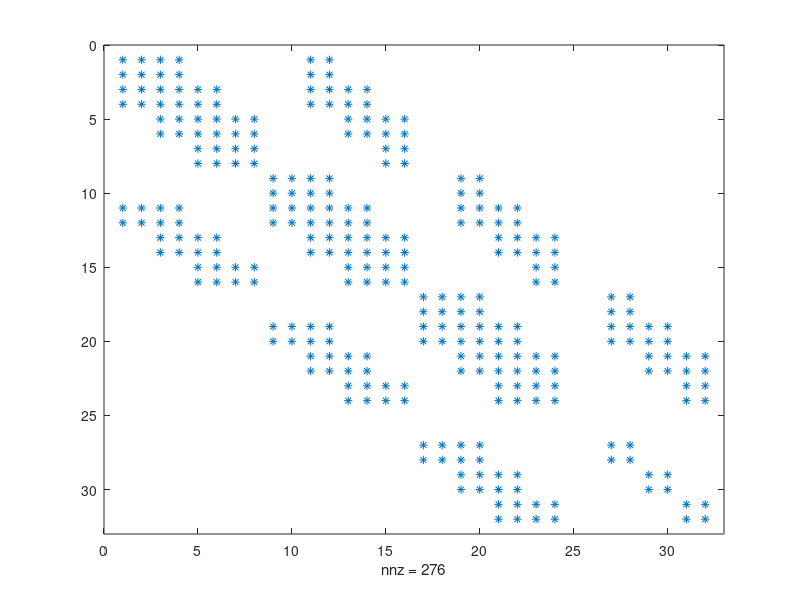

Reproduce this figure in MATLAB.

I = eye(32);
nele = 9;
ny = 4;
k = ny - 1;
K1 = zeros(32,32);
K2 = zeros(32,32);
K = zeros(32, 32);
Ke = [1 1 1 1 1 1;2 2 2 2 2 2 ;3 3 3 3 3 3;4 4 4 4 4 4;5 5 5 5 5 5;6 6 6 6 6 6];
KeRec = ones(8);
for i = 1:nele
    node = (floor((i-1)/k))*ny+mod(i-1,k)+1;
    P1 = [I(:, 2*node - 1), I(:, 2*node), I(:, 2*(node + ny) - 1 ),  I(:, 2*(node + ny)), I(:, 2*(node + ny + 1) - 1), I(:, 2*(node + ny + 1)) ];
    P2 = [I(:, 2*node - 1), I(:, 2*node), I(:, 2*(node + ny + 1) - 1), I(:, 2*(node + ny + 1)),I(:, 2*(node + 1) - 1), I(:, 2*(node + 1))];

    %P = [I(:, 2*node - 1), I(:, 2*node), I(:, 2*(node + 1) - 1), I(:, 2*(node + 1)), I(:, 2*(node + ny) - 1 ),  I(:, 2*(node + ny)), I(:, 2*(node + ny + 1) - 1), I(:, 2*(node + ny + 1))];
    
    K1 = K1  + P1*Ke*P1';
    K2 = K2  + P2*Ke*P2';

    %K = K + P*KeRec*P';
end

% disp(K);
% P1 = [I(:,1),I(:,2),I(:,7),I(:,8),I(:,9),I(:,10),I(:,3),I(:,4)];
% P2 = [I(:,3),I(:,4),I(:,9),I(:,10),I(:,11),I(:,12),I(:,5),I(:,6)];

% spy(K2);

spy(K2)
% xlswrite("Krec5x4.xlsx", K)

% xlswrite("KOtrian5x5.xlsx", K1)
% xlswrite("KEtrian5x5.xlsx", K2)
% xlswrite("Ktrian5x5.xlsx", K1 + K2);

% spy(K1 + K2)
